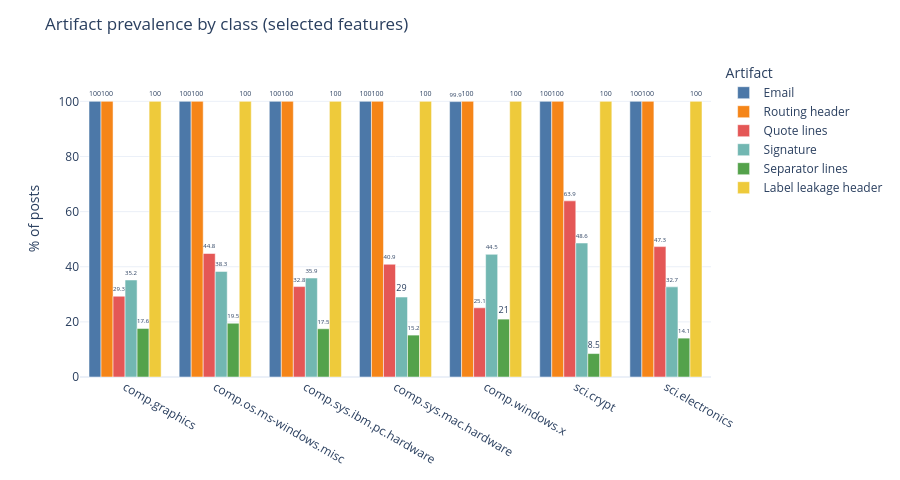

Source (notebook cell):
### Code cell
#visual
labels = artifact_by_class_selected.index.tolist()

# column names for display
col_labels = {
    "has_email": "Email",
    "has_routing_threading_header": "Routing header",
    "has_quote_lines": "Quote lines",
    "has_signature_marker": "Signature",
    "has_separator_lines": "Separator lines",
    "has_label_leakage_header": "Label leakage header",
}

fig = go.Figure()

for col in selected_artifact_presence:
    fig.add_trace(go.Bar(
        name=col_labels[col],
        x=labels,
        y=(artifact_by_class_selected[col] * 100).round(1),
        text=(artifact_by_class_selected[col] * 100).round(1),
        textposition="outside",
        textfont=dict(size=9),
    ))

fig.update_layout(
    barmode="group",
    title="Artifact prevalence by class (selected features)",
    xaxis_title=None,
    yaxis_title="% of posts",
    yaxis=dict(range=[0, 115]),
    legend_title="Artifact",
    height=480,
    colorway=px.colors.qualitative.T10,
    template="plotly_white",
    margin=dict(t=60, b=40),
)

fig.show()

### Figure 1 — Plotly figure (JSON) as saved in the notebook; plotly's stock layout.template omitted (floating-point values rounded to 4 significant figures)
{"data": [{"name": "Email", "text": [100.0, 100.0, 100.0, 100.0, 99.9, 100.0, 100.0], "textfont": {"size": 9}, "textposition": "outside", "type": "bar", "x": ["comp.graphics", "comp.os.ms-windows.misc", "comp.sys.ibm.pc.hardware", "comp.sys.mac.hardware", "comp.windows.x", "sci.crypt", "sci.electronics"], "y": [100.0, 100.0, 100.0, 100.0, 99.9, 100.0, 100.0]}, {"name": "Routing header", "text": [100.0, 100.0, 100.0, 100.0, 100.0, 100.0, 100.0], "textfont": {"size": 9}, "textposition": "outside", "type": "bar", "x": ["comp.graphics", "comp.os.ms-windows.misc", "comp.sys.ibm.pc.hardware", "comp.sys.mac.hardware", "comp.windows.x", "sci.crypt", "sci.electronics"], "y": [100.0, 100.0, 100.0, 100.0, 100.0, 100.0, 100.0]}, {"name": "Quote lines", "text": [29.3, 44.8, 32.8, 40.9, 25.1, 63.9, 47.3], "textfont": {"size": 9}, "textposition": "outside", "type": "bar", "x": ["comp.graphics", "comp.os.ms-windows.misc", "comp.sys.ibm.pc.hardware", "comp.sys.mac.hardware", "comp.windows.x", "sci.crypt", "sci.electronics"], "y": [29.3, 44.8, 32.8, 40.9, 25.1, 63.9, 47.3]}, {"name": "Signature", "text": [35.2, 38.3, 35.9, 29.0, 44.5, 48.6, 32.7], "textfont": {"size": 9}, "textposition": "outside", "type": "bar", "x": ["comp.graphics", "comp.os.ms-windows.misc", "comp.sys.ibm.pc.hardware", "comp.sys.mac.hardware", "comp.windows.x", "sci.crypt", "sci.electronics"], "y": [35.2, 38.3, 35.9, 29.0, 44.5, 48.6, 32.7]}, {"name": "Separator lines", "text": [17.6, 19.5, 17.5, 15.2, 21.0, 8.5, 14.1], "textfont": {"size": 9}, "textposition": "outside", "type": "bar", "x": ["comp.graphics", "comp.os.ms-windows.misc", "comp.sys.ibm.pc.hardware", "comp.sys.mac.hardware", "comp.windows.x", "sci.crypt", "sci.electronics"], "y": [17.6, 19.5, 17.5, 15.2, 21.0, 8.5, 14.1]}, {"name": "Label leakage header", "text": [100.0, 100.0, 100.0, 100.0, 100.0, 100.0, 100.0], "textfont": {"size": 9}, "textposition": "outside", "type": "bar", "x": ["comp.graphics", "comp.os.ms-windows.misc", "comp.sys.ibm.pc.hardware", "comp.sys.mac.hardware", "comp.windows.x", "sci.crypt", "sci.electronics"], "y": [100.0, 100.0, 100.0, 100.0, 100.0, 100.0, 100.0]}], "layout": {"barmode": "group", "colorway": ["#4C78A8", "#F58518", "#E45756", "#72B7B2", "#54A24B", "#EECA3B", "#B279A2", "#FF9DA6", "#9D755D", "#BAB0AC"], "height": 480, "legend": {"title": {"text": "Artifact"}}, "margin": {"b": 40, "t": 60}, "title": {"text": "Artifact prevalence by class (selected features)"}, "xaxis": {"title": {}}, "yaxis": {"range": [0, 115], "title": {"text": "% of posts"}}}}
